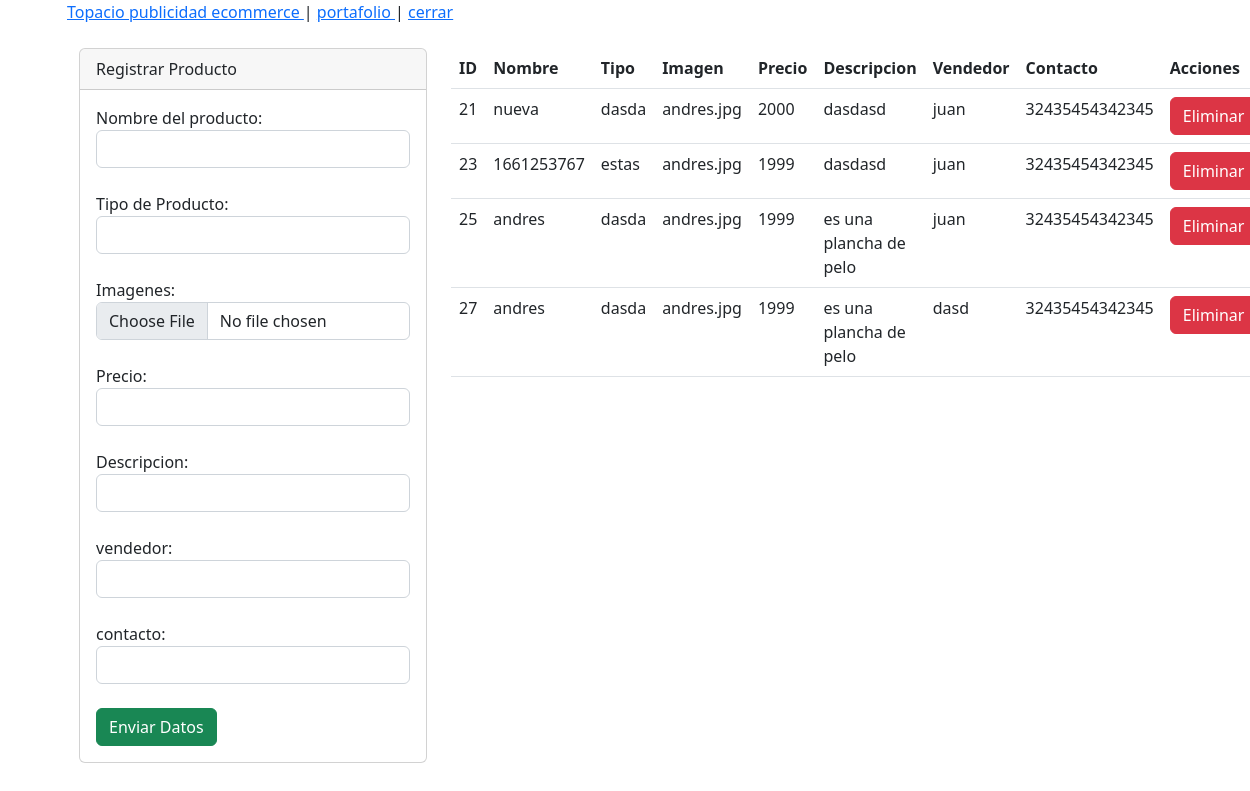
Screenshot of /portafolio.php (signed in) with the database file from the repository.
### tables this page shows
CREATE TABLE `productos` (
  `id` int(11) NOT NULL,
  `nombre` varchar(500) NOT NULL,
  `tipo` varchar(500) NOT NULL,
  `imagen` varchar(500) NOT NULL,
  `precio` int(11) NOT NULL,
  `descripcion` text NOT NULL,
  `vendedor` varchar(500) NOT NULL,
  `contacto` varchar(500) NOT NULL
);

### conexion.php (called while the page is built, shortened)
<?php
class conexion{
    private $servidor="localhost";
    private $usuario="root";
    private $contrasenia="";
    private $conexion;
    public function __construct(){
    try{
        $this->conexion= new PDO("mysql:host=$this->servidor;dbname=album",$this->usuario,$this->contrasenia);
        $this->conexion->setAttribute(PDO::ATTR_ERRMODE,PDO::ERRMODE_EXCEPTION);
        } catch ( PDOException $e){
         return "falla en la conexion".$e;
        }
    }
    public function consultar($sql){
      $sentencia=$this->conexion->prepare($sql);
      $sentencia->execute();
      return $sentencia->fetchAll();
    }
}
?>

### portafolio.php (the view, shortened to what this page needs)
<?php include("cabecera.php"); ?>
<?php include("conexion.php"); ?>
<?php
$objconexion= new conexion();
$proyectos=$objconexion->consultar("SELECT * FROM `productos`");
?>
<br/>
<div class="container">
    <div class="row">
        <div class="col-md-4">
        <div class="card">
    <div class="card-header">
        Registrar Producto
    </div>
    <div class="card-body">
    <form action="portafolio.php" method="post" enctype="multipart/form-data">
Nombre del producto: <input class="form-control" type="text" name="nombre" id="">
<br/>
Tipo de Producto: <input class="form-control" type="text" name="tipo" id="">
<br/>
Imagenes: <input class="form-control" type="file" name="archivo" id="">
<br/>
Precio: <input class="form-control" type="text" name="precio" id="">
<br/>
Descripcion: <input class="form-control" type="text" name="descripcion" id="">
<br/>
vendedor: <input class="form-control" type="text" name="vendedor" id="">
<br/>
contacto: <input class="form-control" type="text" name="contacto" id="">
<br/>
<input class="btn btn-success" type="submit" value="Enviar Datos">
    </div>
</div>
        </div>
        <div class="col-md-6">
        <table class="table">
    <thead>
        <tr>
            <th>ID</th>
            <th>Nombre</th>
            <th>Tipo</th>
            <th>Imagen</th>
            <th>Precio</th>
            <th>Descripcion</th>
            <th>Vendedor</th>
            <th>Contacto</th>
            <th>Acciones</th>
        </tr>
    </thead>
    <tbody>
        <?php foreach($proyectos as $proyecto) { ?>
        <tr>
            <td><?php echo $proyecto['id']; ?></td>
            <td><?php echo $proyecto['nombre']; ?></td>
            <td><?php echo $proyecto['tipo']; ?></td>
            <td><?php echo $proyecto['imagen']; ?></td>
            <td><?php echo $proyecto['precio']; ?></td>
            <td><?php echo $proyecto['descripcion']; ?></td>
            <td><?php echo $proyecto['vendedor']; ?> </td>
            <td><?php echo $proyecto['contacto']; ?></td>
            <td><a class="btn btn-danger" href="?borrar=<?php echo $proyecto['id']; ?>">Eliminar</a></td>
        </tr>
        <?php } ?>
    </tbody>
</table>
        </div>
    </div>
</div>
<?php include("pie.php");  ?>

### cabecera.php (shortened to what this page needs)
<!DOCTYPE html>
<html lang="en">
<head>
<link href="https://cdn.jsdelivr.net/npm/bootstrap@5.2.0-beta1/dist/css/bootstrap.min.css" rel="stylesheet">
</head>
<body>
<div class="container">
<a href="index.php"> Topacio publicidad ecommerce </a> |
<a href="portafolio.php"> portafolio </a> |
<a href="cerrar.php"> cerrar </a>
<br/>

### pie.php
</div>
</body>
</html>

### rows the page displays
productos: id "21", nombre "nueva", tipo "dasda", imagen "andres.jpg", precio "2000", descripcion "dasdasd", vendedor "juan", contacto "32435454342345"
productos: id "23", nombre "1661253767", tipo "estas", imagen "andres.jpg", precio "1999", descripcion "dasdasd", vendedor "juan", contacto "32435454342345"
productos: id "25", nombre "andres", tipo "dasda", imagen "andres.jpg", precio "1999", descripcion "es una plancha de pelo", vendedor "juan", contacto "32435454342345"
productos: id "27", nombre "andres", tipo "dasda", imagen "andres.jpg", precio "1999", descripcion "es una plancha de pelo", vendedor "dasd", contacto "32435454342345"
